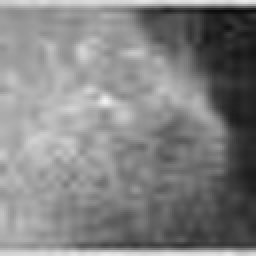
#> input picture datasets_api/test_data/B17LMLO.jpg, 128 x 128 px (shown 2 times larger)
$ python -i generate_topo_mask.py   (imports and definitions only)
#> lines starting #> are read from the running program, lines starting #| are printed output that depends on the picture; after the words box and inside, x2 and y2 are one past the last pixel; in counts of white or black regions, pixels touching at a corner belong together
#> further down, picture is the input picture: shape (128, 128); min 11, max 242, mean 130
# -*- encoding: utf-8 -*-
"""
@File    : generate_topo_mask.py
@Time    : 3/7/2022 4:12 PM
@Author  : Liuwen Zou
@Email   : levinforward@163.com
@Software: PyCharm
"""
import os

import cv2
import networkx
import pywt
import numpy as np
import matplotlib.pyplot as plt
from radiomics import featureextractor, shape2D
import SimpleITK as sitk
from time import time
from __init__ import global_var

import pandas as pd

import sys
sys.path.append('/mnt/520/lijingyu/lijingyu/zlw/BenignOrMaligantDiagnosis/deep_model/')

from feat_tools import generate_single_topo_features


def get_topo_mask(gray_img_arr, threshold = 20):
#> called with threshold = 20
    if len(gray_img_arr.shape) == 3:
        gray_img_arr = cv2.cvtColor(gray_img_arr, cv2.COLOR_RGB2GRAY)
    assert len(gray_img_arr.shape) == 2

    coeffs = pywt.wavedec2(gray_img_arr, 'haar', level=3)
#> coeffs = 4 items
    cA3, (cH3, cV3, cD3), (cH2, cV2, cD2), (cH1, cV1, cD1) = coeffs
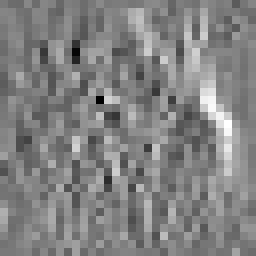
#> cV2: shape (32, 32) float64 (shown 8 times larger); min -56.5, max 61.75, mean 3.9; drawn with min black and max white
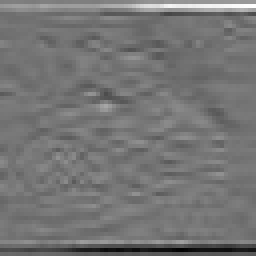
#> cH1: shape (64, 64) float64 (shown 4 times larger); min -56, max 66, mean 0; drawn with min black and max white
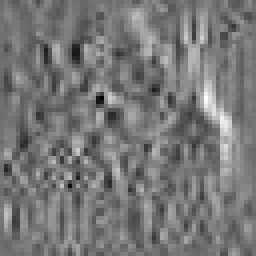
#> cV1: shape (64, 64) float64 (shown 4 times larger); min -15, max 19, mean 0.936; drawn with min black and max white
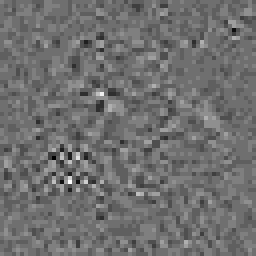
#> cD1: shape (64, 64) float64 (shown 4 times larger); min -3.5, max 4.5, mean 0.000977; drawn with min black and max white
    reconstructed_img = pywt.waverec2(coeffs, 'haar')
    coeffs[0] = np.zeros_like(coeffs[0])
    coeffs_2 = list(coeffs[-2])
#> coeffs_2 = 3 items
    coeffs_1 = list(coeffs[-1])
#> coeffs_1 = 3 items
    coeffs_2[-1] = np.zeros_like(coeffs_2[-1])
    coeffs_1[-1] = np.zeros_like(coeffs_1[-1])
    coeffs[-1] = tuple(coeffs_1)
    coeffs[-2] = tuple(coeffs_2)
    reconstructed_img = pywt.waverec2(coeffs, 'haar')
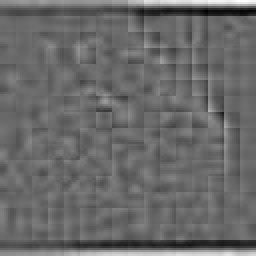
#> reconstructed_img: shape (128, 128) float64 (shown 2 times larger); min -94.7, max 134, mean 0; drawn with min black and max white
    another_img = np.zeros_like(reconstructed_img)
    for i in range(reconstructed_img.shape[0]):
        for j in range(reconstructed_img.shape[-1]):
            if reconstructed_img[i][j] <= -1 * threshold:
                another_img[i][j] = 255
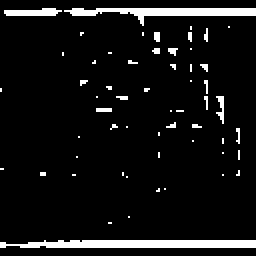
#> another_img: shape (128, 128) float64 (shown 2 times larger); 7.2% white; 57 white regions (53 under 20 px), largest, box (x1, y1, x2, y2) and area: (0, 120, 128, 124) 459, (32, 4, 128, 13) 348, (2, 4, 31, 8) 88, (108, 48, 112, 62) 31
    kernel = cv2.getStructuringElement(cv2.MORPH_RECT, (5,5))
    topo_mask_img = cv2.morphologyEx(another_img, cv2.MORPH_CLOSE, kernel)
    # [4 lines of commented-out code are left out]
    topo_mask_img = np.float32(topo_mask_img)
    topo_mask_img = cv2.cvtColor(topo_mask_img, cv2.COLOR_GRAY2BGR)
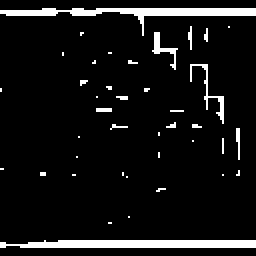
#> topo_mask_img: shape (128, 128, 3) float32 (shown 2 times larger); 7.7% white; 40 white regions (35 under 20 px), largest, box (x1, y1, x2, y2) and area: (0, 120, 128, 124) 466, (0, 4, 128, 18) 448, (95, 32, 112, 62) 83, (76, 16, 89, 35) 65, (118, 64, 120, 80) 23
    # cv2.imwrite('topo_color.png', topo_mask_img)
    return topo_mask_img


# 自适应调整threshold的值
# [303 lines left out: functions topo_mask_data_pipeline, app1, app2, app3, app4, app5 and 11 more, not called in this run]

# [25 lines not run here, left out]


>>> import cv2
>>> picture = cv2.imread('test_data/B17LMLO.jpg', cv2.IMREAD_GRAYSCALE)
>>> result = get_topo_mask(picture)

$ run again, on datasets_api/test_data/M100RMLO.jpg
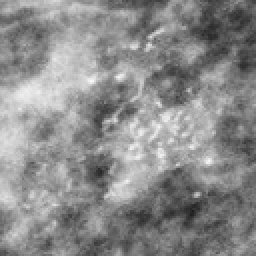
#> input picture datasets_api/test_data/M100RMLO.jpg, 128 x 128 px (shown 2 times larger)
#> picture is the input picture: shape (128, 128); min 27, max 249, mean 138.9
#> coeffs = 4 items
#> in get_topo_mask, `cA3, (cH3, cV3, cD3), (cH2, cV2, cD2), (cH1, cV1, cD1) = coeffs`:
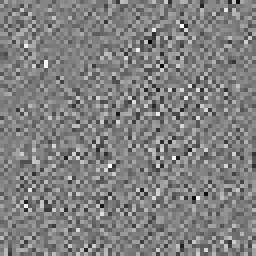
#> cD1: shape (64, 64) float64 (shown 4 times larger); min -24, max 23.5, mean -0.1; drawn with min black and max white
#> coeffs_2 = 3 items
#> in get_topo_mask, `topo_mask_img = cv2.cvtColor(topo_mask_img, cv2.COLOR_GRAY2BGR)`:
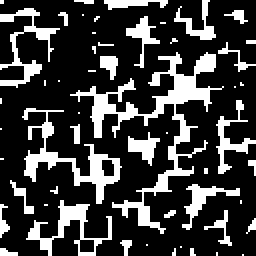
#> topo_mask_img: shape (128, 128, 3) float32 (shown 2 times larger); 23.5% white; 53 white regions (34 under 20 px), largest, box (x1, y1, x2, y2) and area: (35, 26, 112, 117) 1204, (11, 54, 61, 102) 532, (13, 100, 56, 128) 338

$ run again, on datasets_api/test_data/M23LMLO.jpg
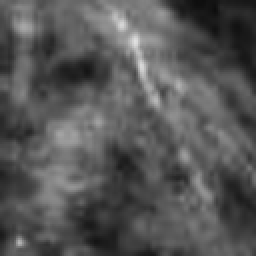
#> input picture datasets_api/test_data/M23LMLO.jpg, 128 x 128 px (shown 2 times larger)
#> picture is the input picture: shape (128, 128); min 13, max 224, mean 86.1
#> coeffs = 4 items
#> in get_topo_mask, `cA3, (cH3, cV3, cD3), (cH2, cV2, cD2), (cH1, cV1, cD1) = coeffs`:
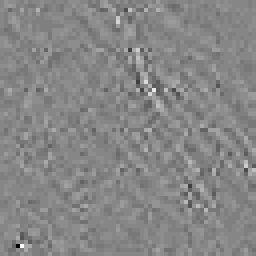
#> cD1: shape (64, 64) float64 (shown 4 times larger); min -9.5, max 8.5, mean 0.0011; drawn with min black and max white
#> coeffs_2 = 3 items
#> in get_topo_mask, `topo_mask_img = cv2.cvtColor(topo_mask_img, cv2.COLOR_GRAY2BGR)`:
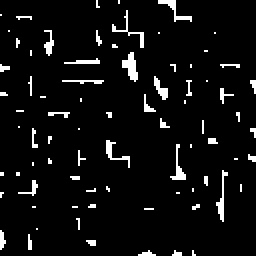
#> topo_mask_img: shape (128, 128, 3) float32 (shown 2 times larger); 5.6% white in thin lines or dots
